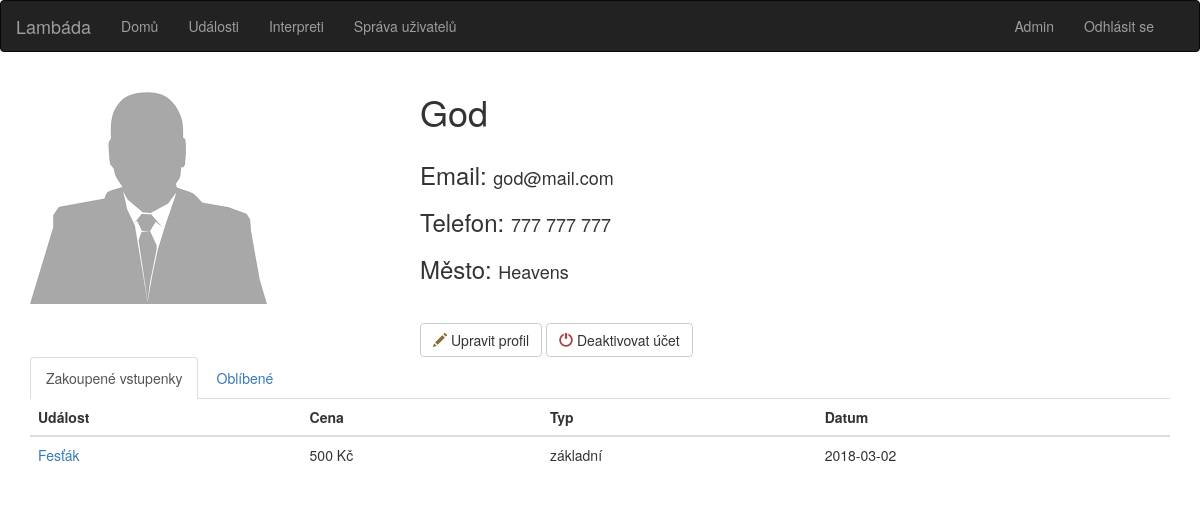
/profil.php?login=Admin (signed in), run on the app's committed database.
### tables this page shows
CREATE TABLE uzivatel (
  login VARCHAR(30) NOT NULL,
  heslo VARCHAR(30) NOT NULL, 
  jmeno VARCHAR(50) NOT NULL,
  mesto VARCHAR(30),
  email VARCHAR(50) NOT NULL,
  tel_cislo VARCHAR(20),
  prava VARCHAR(10) DEFAULT 'user'
);

CREATE TABLE vstupenka (
  cislo_vstup INTEGER NOT NULL AUTO_INCREMENT, 
  cena INTEGER,
  login CHAR(30) NOT NULL, 
  typ VARCHAR(10) NOT NULL,
  udalost VARCHAR(50),
  dat_zac DATE,
  PRIMARY KEY (cislo_vstup)
);

### profil.php (the view, shortened to what this page needs)
<!DOCTYPE html>
<html>
	<head>
		<link rel="stylesheet" href="https://maxcdn.bootstrapcdn.com/bootstrap/3.3.7/css/bootstrap.min.css">
		<link rel="stylesheet" href="style.css">
	</head>
	<body>
		<?php include 'database.php'; ?>
		<nav class="navbar navbar-inverse">
			<div class="container-fluid">
				<div class="navbar-header">
					<a class="navbar-brand" href="index.php">Lambáda</a>
				</div>
				<div class="collapse navbar-collapse" id="myNavbar">
					<ul class="nav navbar-nav">
						<li><a href="index.php">Domů</a></li>
						<li><a href="udalosti.php">Události</a></li>
						<li><a href="interpreti.php">Interpreti</a></li>
						<li><a href="uzivatele.php" class="<?php if (!isset($_SESSION['admin'])) echo hidden?>">Správa uživatelů</a></li>
					</ul>
					<ul class="nav navbar-nav navbar-right <?php if (!isset($_SESSION['uzivatel'])) echo hidden?>">
						<li><?php if(isset($_SESSION['uzivatel'])) echo "<a href='profil.php?login=" .$_SESSION['uzivatel']. "'>" .$_SESSION['uzivatel']. "</a></li>
						<li><a href='index.php?logout'> Odhlásit se</a>"?></li>
					</ul>
				</div>
			</div>
		</nav>
		<?php
			$sql = "SELECT * FROM uzivatel WHERE login = '".$_GET["login"]."'";
			$result = $conn->query($sql);
			$row = $result->fetch_assoc();
			$majitel = $row['login'];
		?>
			<div class='container'>
				<div class='row'>
					<div class='col-12 col-md-4'>
						<br>
						<img src='images/generic.png' class='profile_pic' class='img-responsive'>
						<br>
					</div>
					<div class='col-12 col-md-6'>
						<?php if(!isset($_POST['edit'])){
							echo "<h1>" .$row["jmeno"]. "</h1>";
						}
						?>
						<br>
						<?php if (!isset($_POST['edit'])){ ?>
								<h3>Email: </h3>	<h4><?echo $row["email"] ?></h4>
								<br><br>
								<h3>Telefon: </h3>	<h4><?echo $row["tel_cislo"]?></h4>
								<br><br>
								<h3>Město: </h3>	<h4><?echo $row["mesto"]?></h4>
							<? } else { ?>
								<? if (isset($_SESSION['admin'])) { ?>
								<h3>Práva:</h3> <br>
									<label class="radio-inline"><input type="radio" name="type" value="user" <? if($row["prava"] == "user")echo "checked"?>>user</label>
									<label class="radio-inline"><input type="radio" name="type" value="admin" <? if($row["prava"] == "admin") echo "checked"?>>admin</label>
							 <? } } ?>
						<br><br><br>
						<?php if (!isset($_POST['edit'])) { ?>
						<form action='' method='post'><button type='submit' name='edit' value='true' class='btn btn-default'><span class="glyphicon glyphicon-pencil text-warning"></span> Upravit profil</button>
						<form action='' method='post'><button type='submit' name='deactivate' value=<?php echo $row["login"];?> class='btn btn-default'><span class='glyphicon glyphicon-off text-danger'></span> Deaktivovat účet</button>
						<? } ?>
					</div>
				</div>
			</div>
			<div class="container">
				<ul class="nav nav-tabs">
					<li class="active"><a data-toggle="tab" href="#vstupenky">Zakoupené vstupenky</a></li>
					<li><a data-toggle="tab" href="#oblibene">Oblíbené</a></li>
				</ul>
				<div class="tab-content">
					<div id="vstupenky" class="tab-pane fade in active">
						<table class='table table-hover'>
							<thead>
								<tr>
									<th>Událost</th>
									<th>Cena</th>
									<th>Typ</th>
									<th>Datum</th>
								</tr>
							</thead>
							<?php
								$sql = "SELECT * FROM vstupenka WHERE login='".$majitel."'";
								$result = $conn->query($sql);
								if ($result->num_rows > 0) {
							?>
							<tbody>
								<?while($row = $result->fetch_assoc()) {?>
								<tr>
									<td><a href = "udalost.php?u=<?echo $row['udalost']?>" > <?echo $row["udalost"]?> </a></td>
									<td><?echo $row["cena"]?> Kč</td>
									<td><?echo $row["typ"]?></td>
									<td><?echo $row["dat_zac"]?></td>
								</tr>
								<?}?>
								<?}?>
							</tbody>
						</table>
					</div>
				</div>
			</div>
	</body>
</html>

### style.css (style rules this page uses)
.profile_pic { max-height: 250px; }
h3, h4 { display:inline; }

### data on the page
uzivatel: jmeno "God", email "god@mail.com", tel_cislo "777 777 777", mesto "Heavens"
vstupenka: udalost "Fesťák", cena "500", typ "základní", dat_zac "2018-03-02"

### other printed values
$_SESSION['uzivatel'] "Admin"
